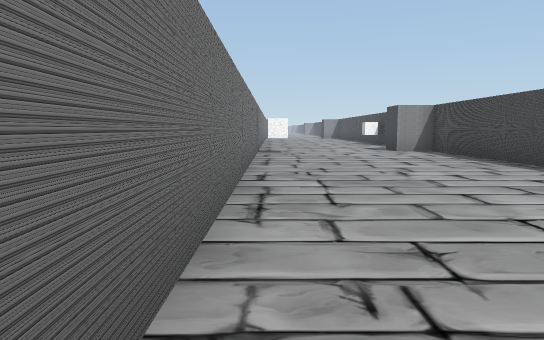
View 1 (above)

16 first-person views from a walk through a scene from a Unity 3-D project. The camera is 1.2 m above the floor, tilts 6° down and sees 70° across. The floor is counted in squares, 2 m on a side. Each view is taken from the middle of a square. On the plan, view 1 faces up. The plan holds only what a view shows up to about 11 squares ahead; the rest is blank. The place goes on beyond the plan. The player character is not drawn.

View 2
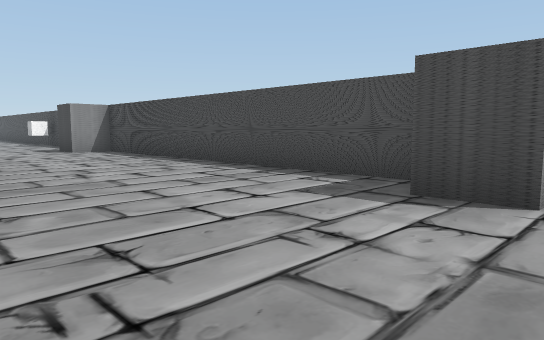

View 3
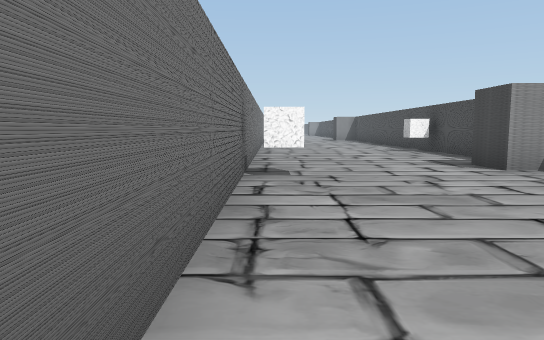

View 4
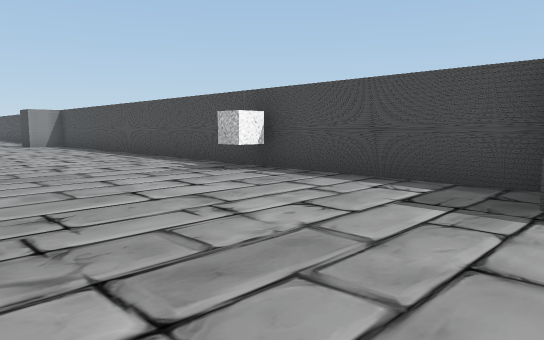

View 5
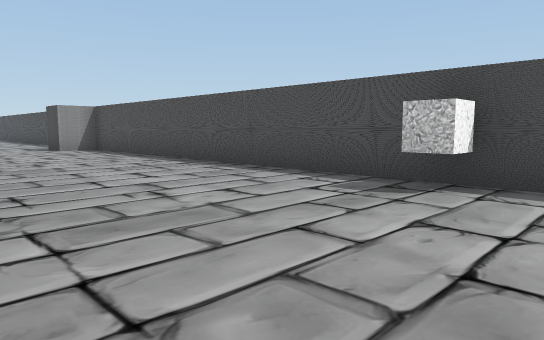

View 6
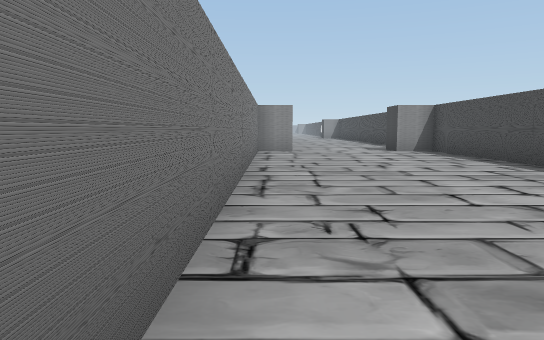

View 7
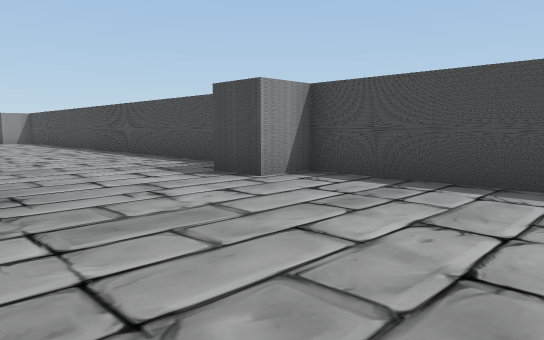

View 8
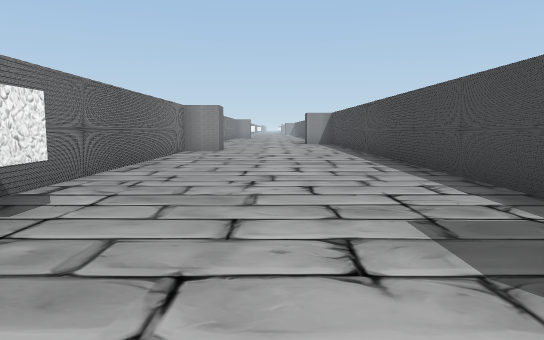

View 9
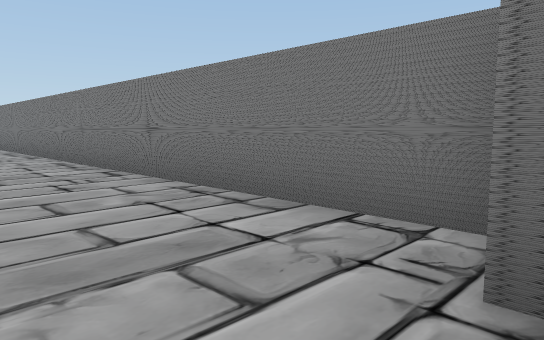

View 10
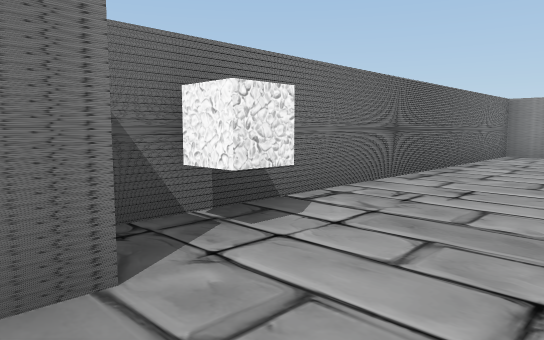

View 11
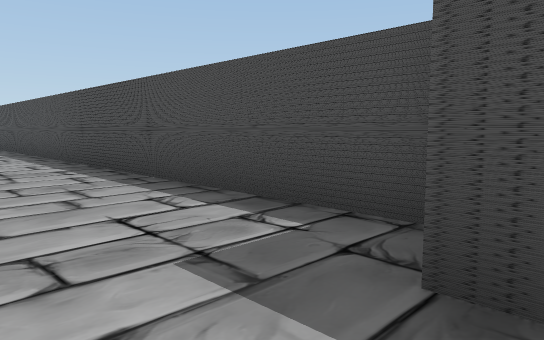

View 12
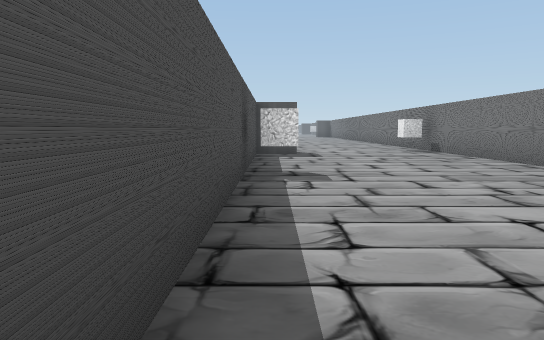

View 13
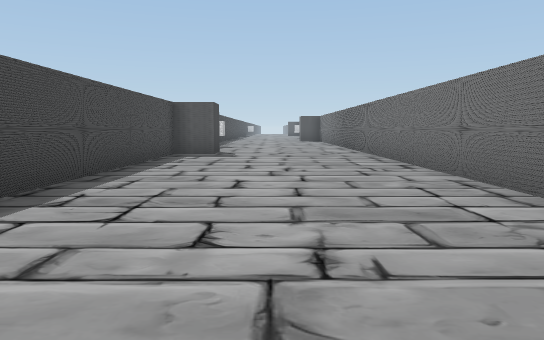

View 14
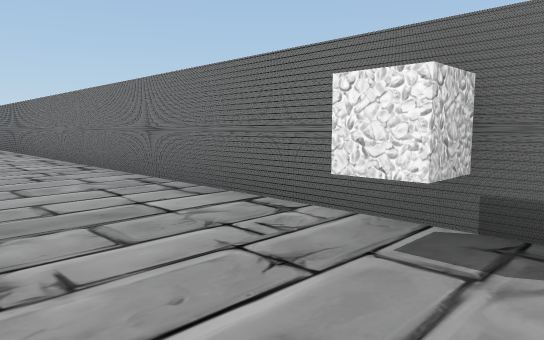

View 15
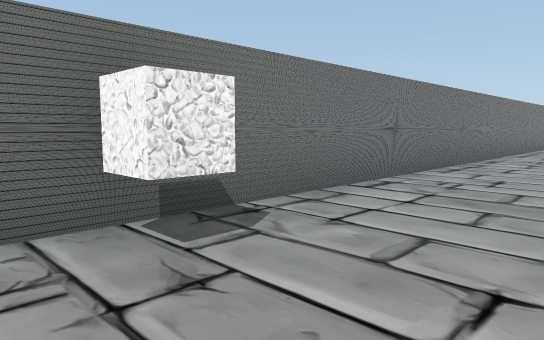

View 16
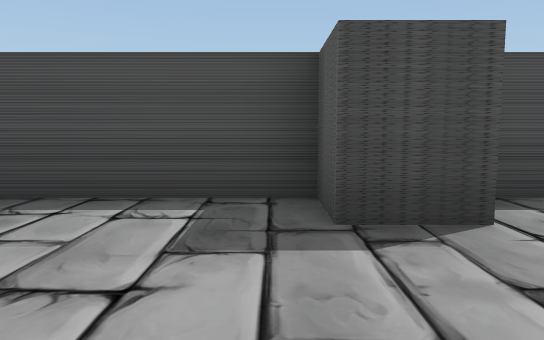

### Floor plan
Points are (right, up) in squares from view 1. A wall is a line through its corners. A room is listed if a view was taken in it or the views show most of it. See-through windows are left out.
Room 1 (views 1, 2, 3, 4, 5, 6, 7, 8, 9, 10, 11, 12, 13, 14, 15, 16)
walls: (4.2, 15.3) (3.7, 15.3) (3.7, 15.8) (4.2, 15.8); (4.4, 11.6) (4.4, 25.6) (3.4, 25.6) (3.4, 26.6); (-0.1, 10.3) (0.4, 10.3) (0.4, 9.8) (-0.1, 9.8); (0.6, 26.6) (0.6, 25.6) (-0.4, 25.6) (-0.4, -0.5); (4.4, 27) (4.4, 34.5); (0.4, 27.9) (0.4, 27.4) (-0.2, 27.4); (3.4, 0.5) (3.4, 1.6) (4.4, 1.6) (4.4, 10.6) (3.4, 10.6) (3.4, 11.6); (4.4, -0.4) (4.4, 0.1); (-0.4, 34.5) (-0.4, 26.9)

Where each view was taken, in squares from view 1:
view 1: 0 up, 0 right, facing up
view 2: 0 up, 0 right, facing up-right
view 3: 5 up, 0 right, facing up
view 4: 11 up, 0 right, facing up-right
view 5: 14 up, 0 right, facing up-right
view 6: 15 up, 0 right, facing up
view 7: 22 up, 0 right, facing up-right
view 8: 25 up, 2 right, facing up
view 9: 26 up, 2 right, facing down-left
view 10: 26 up, 2 right, facing up-left
view 11: 26 up, 2 right, facing up-right
view 12: 21 up, 4 right, facing down
view 13: 11 up, 2 right, facing down
view 14: 11 up, 2 right, facing down-left
view 15: 9 up, 2 right, facing up-left
view 16: 2 up, 1 right, facing right
